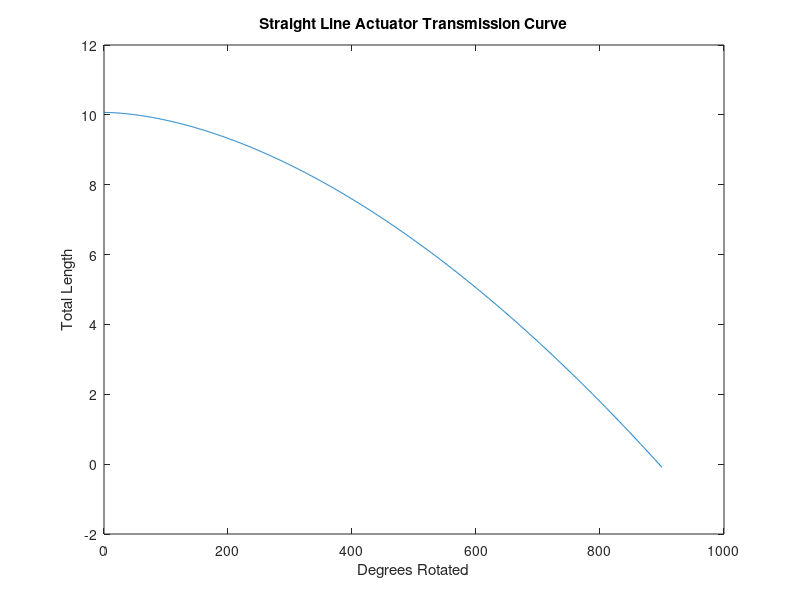

Write MATLAB code to recreate this figure.
% straightline_simulation_transmissionratio_curvefit.m
% Copyright 2015 Kyle Zampaglione, Andrew P. Sabelhaus
% Plot the transmission ratio from straight line ladder model, using
% a curve that was previously fitted.

clear all; close all; clc;

%twistangle = [0.001, 180, 360, 540, 720, 810, 900]
%length =  [10.0000, 9.5100 ,8.0900, 5.8800, 3.0900, 1.5600, 0]
%plug into cftool and do power fit to 2 terms 

a =  -7.4050e-005;
b = 1.739;
c = 10.07; 

x = linspace(0,900,1000);
plot(x,a*x.^b+c)
title('Straight Line Actuator Transmission Curve')
xlabel('Degrees Rotated')
ylabel('Total Length')

